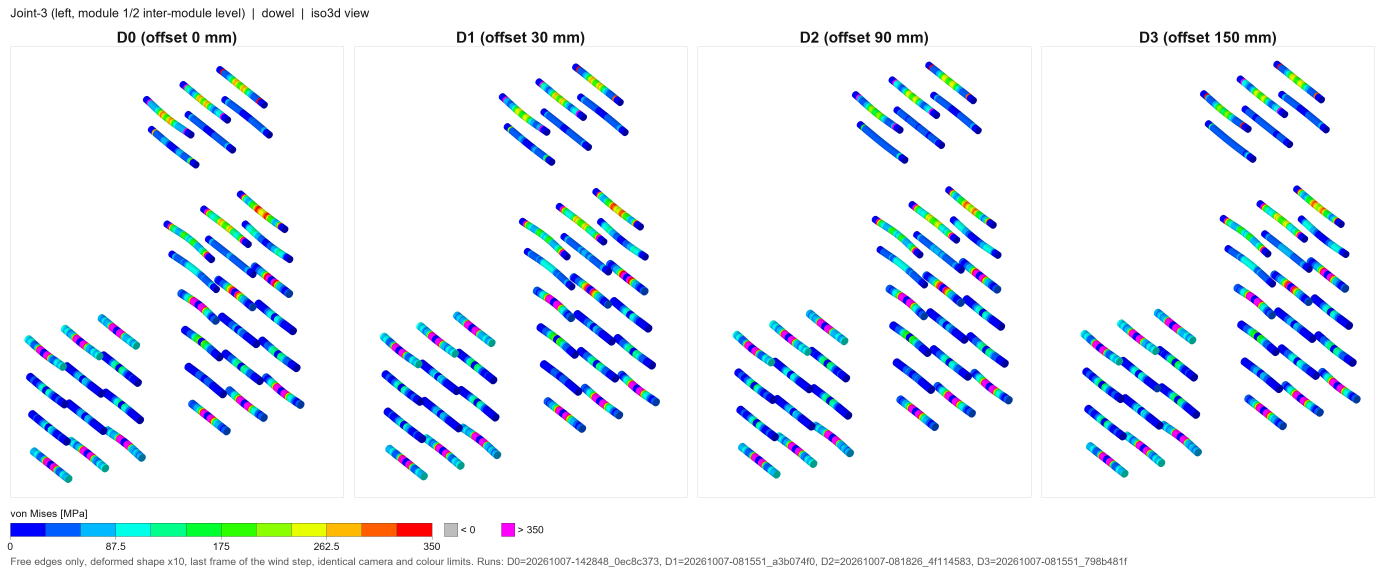
#> input picture compare/exports/2026-10-07_J3_images/images/montage_1_D0-D3_J3_dowel_iso3d.png, 4155 x 1725 px, given in place of ., which was not available (shown at 1/3 size)
$ python -i montage.py   (imports and definitions only)
#> lines starting #> are read from the running program, lines starting #| are printed output that depends on the picture; after the words box and inside, x2 and y2 are one past the last pixel; in counts of white or black regions, pixels touching at a corner belong together; pictures that were not available may be replaced by others from this repository, and a replacement may not be noted
"""Assemble the rendered contour layers into per-case images and side-by-side montages with a shared legend.

  python montage.py [--tag mytag] [--cases A B1 B2 C]

Inputs : store/<case>/<run>/images/<joint>_<group>_<view>_<case>__<odb>.png  (from render_contours.py)
Outputs: exports/<date>_<tag>/images/<case>/<joint>_<group>_<view>.png        (all ODB layers of one case overlaid)
         exports/<date>_<tag>/images/montage_<joint>_<group>_<view>.png        (cases side by side + legend)
Needs only Pillow.
"""
import argparse, collections, datetime, glob, json, os, re, sys

from PIL import Image, ImageChops, ImageDraw, ImageFont

HERE = os.path.dirname(os.path.abspath(__file__))
ROOT = os.path.dirname(HERE)
sys.path.insert(0, HERE)
import snapshot as snap


# [7 lines left out: function font, not called in this run]


def nonwhite_mask(im, thr=10):
    diff = ImageChops.difference(im.convert('RGB'), Image.new('RGB', im.size, (255, 255, 255))).convert('L')
    return diff.point(lambda v: 255 if v > thr else 0)


def composite(paths):
    """overlay layers: every non-white pixel of a later layer replaces the earlier pixel"""
    base = None
    for p in paths:
        im = Image.open(p).convert('RGB')
#> im is the input picture: PIL image 4155x1725 RGB; mean R, G, B 234.7, 240.2, 247.5
        if base is None:
            base = Image.new('RGB', im.size, (255, 255, 255))
#> base: PIL image 4155x1725 RGB; every value is 255
        base.paste(im, mask=nonwhite_mask(im))
#> in nonwhite_mask, `diff = ImageChops.difference(im.convert('RGB'), Image.new('RGB', im.si..`:
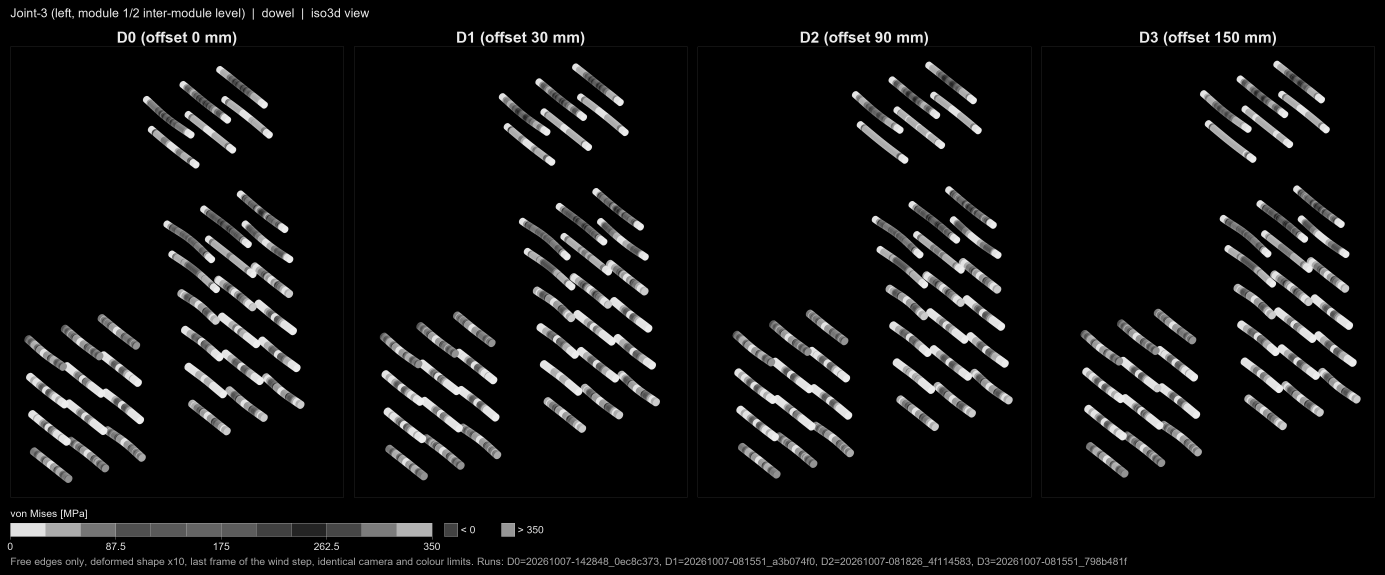
#> diff: PIL image 4155x1725 L (shown at 1/3 size); min 0, max 239, mean 15.6
#> in nonwhite_mask, `return diff.point(lambda v: 255 if v > thr else 0)`:
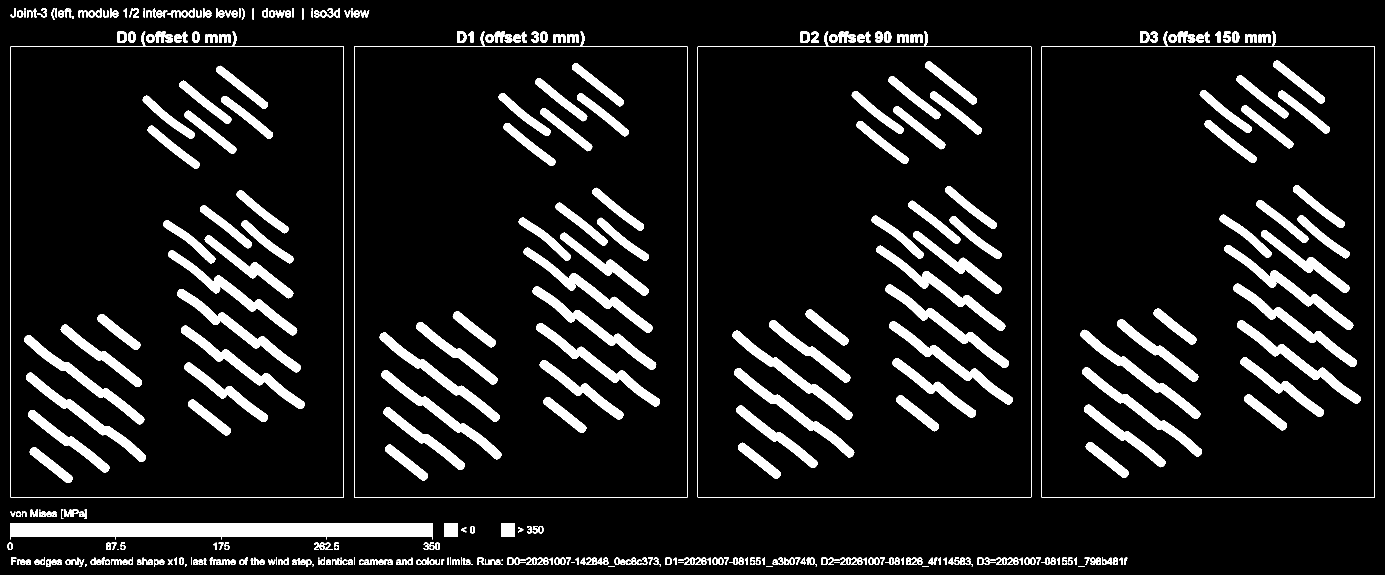
#> returned value: PIL image 4155x1725 L (shown at 1/3 size); 10% white; 453 white regions (15 under 20 px), largest, box (x1, y1, x2, y2) and area: (31, 1569, 1297, 1619) 51951, (504, 751, 892, 1006) 12043, (1571, 743, 1958, 998) 12039
#> pass 3 of the loop in composite, `for p in paths:`:
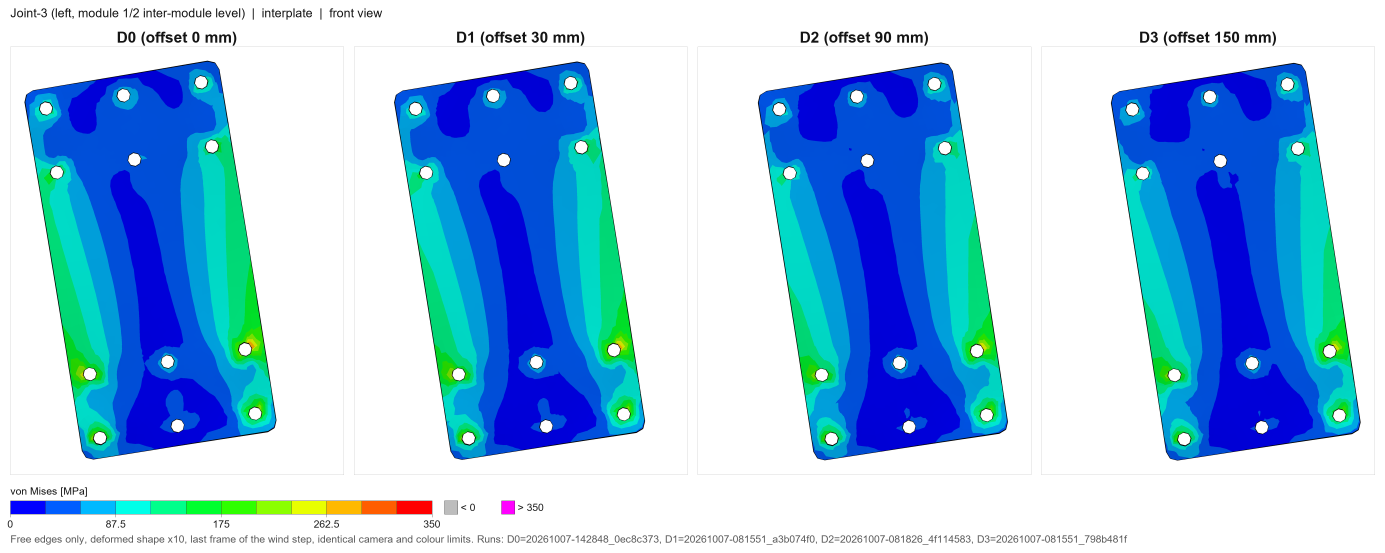
#> input picture compare/exports/2026-10-07_J3_images/images/montage_1_D0-D3_J3_interplate_front.png, 4155 x 1658 px, given in place of , which was not available (shown at 1/3 size)
#> in composite, im is the input picture: PIL image 4155x1658 RGB; mean R, G, B 155.7, 196.6, 230.7
#> diff: PIL image 4155x1658 L
#> in nonwhite_mask (call 3), `return diff.point(lambda v: 255 if v > thr else 0)`:
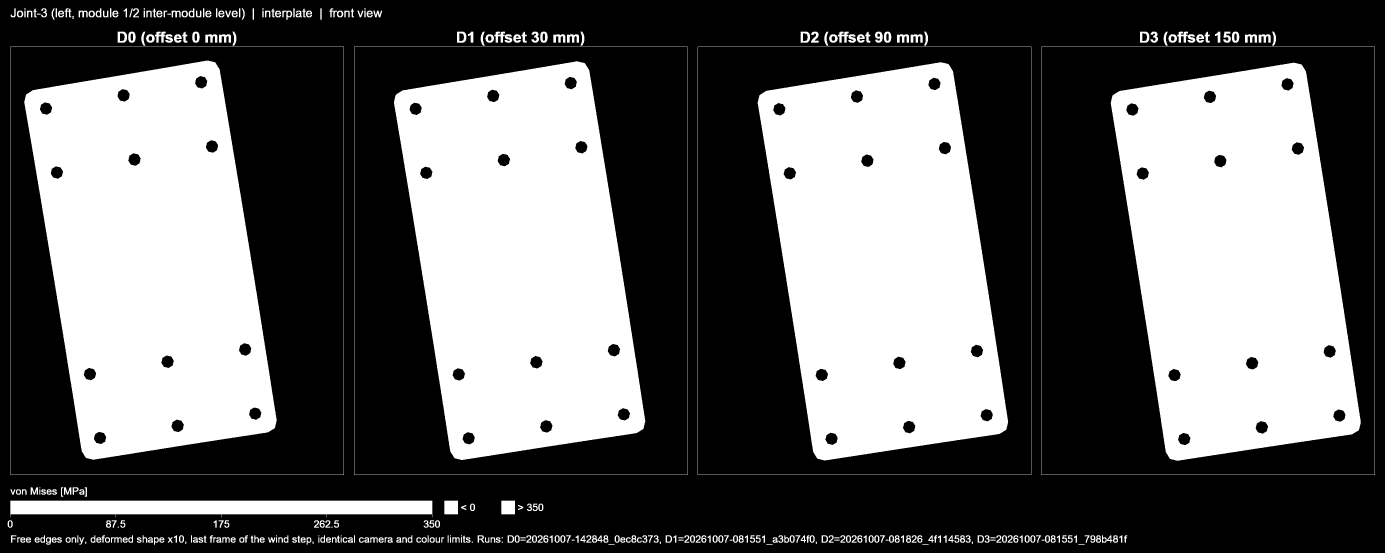
#> returned value: PIL image 4155x1658 L (shown at 1/3 size); 40% white; 374 white regions (15 under 20 px), largest, box (x1, y1, x2, y2) and area: (73, 182, 830, 1379) 655094, (1182, 184, 1936, 1380) 654464, (2273, 187, 3025, 1382) 653869
#> in composite, `base.paste(im, mask=nonwhite_mask(im))`:
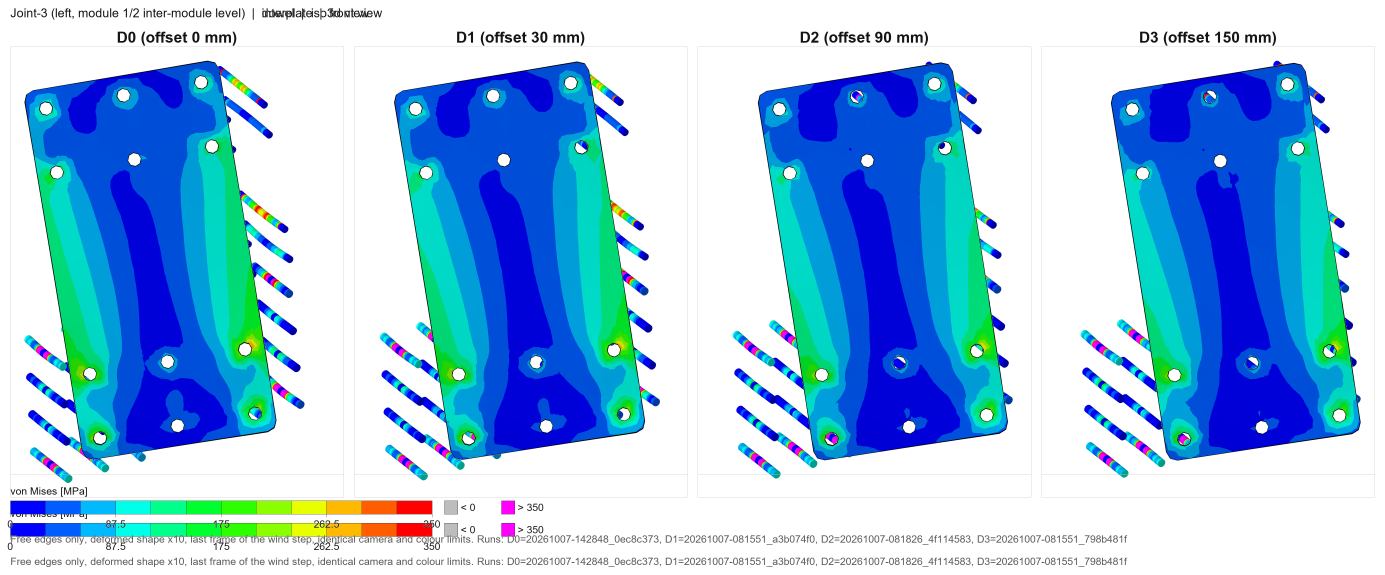
#> base: PIL image 4155x1725 RGB (shown at 1/3 size); mean R, G, B 152.4, 193.6, 228.5
#> the loop made 5 passes; the first 3 are shown
    return base


def hex2rgb(h):
    h = h.lstrip('#')
    return tuple(int(h[i:i + 2], 16) for i in (0, 2, 4))


# [108 lines left out: functions draw_legend, main, reg_label, not called in this run]


# [2 lines not run here, left out]

#> (the run stopped early here; a loop or call above may not have finished)
